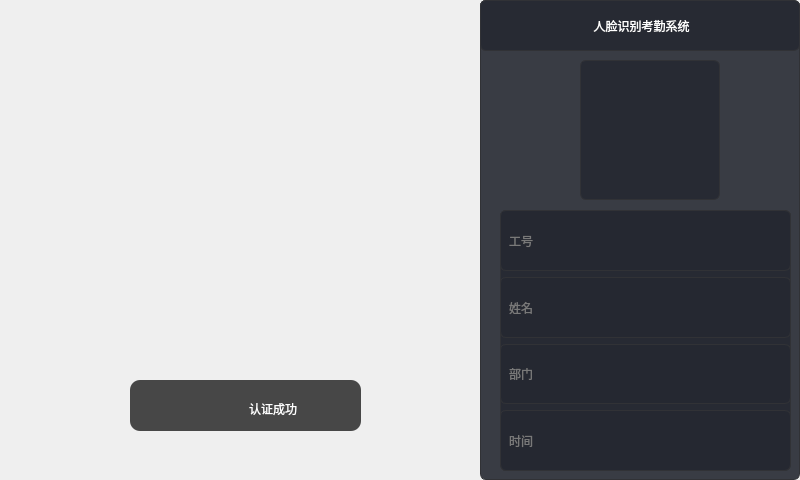
<?xml version="1.0" encoding="UTF-8"?>
<ui version="4.0">
 <class>AttendanceClient</class>
 <widget class="QMainWindow" name="AttendanceClient">
  <property name="geometry">
   <rect>
    <x>0</x>
    <y>0</y>
    <width>800</width>
    <height>480</height>
   </rect>
  </property>
  <property name="maximumSize">
   <size>
    <width>800</width>
    <height>480</height>
   </size>
  </property>
  <property name="windowTitle">
   <string>客户端</string>
  </property>
  <property name="windowIcon">
   <iconset resource="img.qrc">
    <normaloff>:/icon.png</normaloff>:/icon.png</iconset>
  </property>
  <widget class="QWidget" name="centralwidget">
   <widget class="QWidget" name="widget" native="true">
    <property name="geometry">
     <rect>
      <x>0</x>
      <y>0</y>
      <width>480</width>
      <height>480</height>
     </rect>
    </property>
    <property name="styleSheet">
     <string notr="true"/>
    </property>
    <widget class="QWidget" name="widget_2" native="true">
     <property name="geometry">
      <rect>
       <x>130</x>
       <y>380</y>
       <width>231</width>
       <height>51</height>
      </rect>
     </property>
     <property name="styleSheet">
      <string notr="true">QWidget#widget_2
{ 
  border-radius:10;
  
	background-color: rgb(71, 71, 71);
}</string>
     </property>
     <widget class="QWidget" name="layoutWidget">
      <property name="geometry">
       <rect>
        <x>40</x>
        <y>10</y>
        <width>151</width>
        <height>37</height>
       </rect>
      </property>
      <layout class="QHBoxLayout" name="horizontalLayout">
       <item>
        <widget class="QLabel" name="label">
         <property name="styleSheet">
          <string notr="true">border-image: url(:/yes.png);
background:transparent;</string>
         </property>
         <property name="text">
          <string/>
         </property>
        </widget>
       </item>
       <item>
        <widget class="QLabel" name="label_2">
         <property name="styleSheet">
          <string notr="true">font: 25 16pt &quot;微软雅黑&quot;;
background:transparent;
color: rgb(255, 255, 255);
</string>
         </property>
         <property name="text">
          <string>认证成功</string>
         </property>
        </widget>
       </item>
      </layout>
     </widget>
    </widget>
    <widget class="QLabel" name="headpicLb">
     <property name="geometry">
      <rect>
       <x>60</x>
       <y>40</y>
       <width>341</width>
       <height>341</height>
      </rect>
     </property>
     <property name="styleSheet">
      <string notr="true">border-image: url(:/crc.png);
background:transparent</string>
     </property>
     <property name="text">
      <string/>
     </property>
     <property name="alignment">
      <set>Qt::AlignCenter</set>
     </property>
    </widget>
    <widget class="QLabel" name="vedioLb">
     <property name="geometry">
      <rect>
       <x>0</x>
       <y>0</y>
       <width>480</width>
       <height>480</height>
      </rect>
     </property>
     <property name="text">
      <string/>
     </property>
     <property name="alignment">
      <set>Qt::AlignCenter</set>
     </property>
    </widget>
    <zorder>vedioLb</zorder>
    <zorder>headpicLb</zorder>
    <zorder>widget_2</zorder>
   </widget>
   <widget class="QWidget" name="widget_3" native="true">
    <property name="geometry">
     <rect>
      <x>480</x>
      <y>0</y>
      <width>320</width>
      <height>480</height>
     </rect>
    </property>
    <property name="styleSheet">
     <string notr="true">QWidget{
  border:1px solid #313236;
  border-radius:6;
  background-color: rgba(37, 40, 49,0.9);
}
QWidget#titleLb{
	font: 24px &quot;微软雅黑&quot;;
	color: rgb(255, 255, 255);
}
</string>
    </property>
    <widget class="QLabel" name="titleLb">
     <property name="geometry">
      <rect>
       <x>0</x>
       <y>0</y>
       <width>320</width>
       <height>51</height>
      </rect>
     </property>
     <property name="sizePolicy">
      <sizepolicy hsizetype="Expanding" vsizetype="Preferred">
       <horstretch>0</horstretch>
       <verstretch>0</verstretch>
      </sizepolicy>
     </property>
     <property name="text">
      <string> 人脸识别考勤系统</string>
     </property>
     <property name="alignment">
      <set>Qt::AlignCenter</set>
     </property>
    </widget>
    <widget class="QLabel" name="headLb">
     <property name="geometry">
      <rect>
       <x>100</x>
       <y>60</y>
       <width>140</width>
       <height>140</height>
      </rect>
     </property>
     <property name="text">
      <string/>
     </property>
     <property name="alignment">
      <set>Qt::AlignBottom|Qt::AlignHCenter</set>
     </property>
    </widget>
    <widget class="QWidget" name="layoutWidget">
     <property name="geometry">
      <rect>
       <x>20</x>
       <y>210</y>
       <width>291</width>
       <height>261</height>
      </rect>
     </property>
     <layout class="QVBoxLayout" name="verticalLayout">
      <item>
       <widget class="QWidget" name="widget_4" native="true">
        <property name="enabled">
         <bool>false</bool>
        </property>
        <property name="sizePolicy">
         <sizepolicy hsizetype="Preferred" vsizetype="Preferred">
          <horstretch>0</horstretch>
          <verstretch>0</verstretch>
         </sizepolicy>
        </property>
        <property name="styleSheet">
         <string notr="true">QWidget{
  border:1px solid #313236;
  border-radius:6;
  background-color: rgba(37, 40, 49,0.9);
}
QLabel{
  border:none;
  rgb(255, 255, 255)
}</string>
        </property>
        <layout class="QHBoxLayout" name="horizontalLayout_2">
         <item>
          <widget class="QLabel" name="label_5">
           <property name="styleSheet">
            <string notr="true">color: rgb(121, 121, 121);</string>
           </property>
           <property name="text">
            <string>工号</string>
           </property>
           <property name="alignment">
            <set>Qt::AlignCenter</set>
           </property>
          </widget>
         </item>
         <item>
          <spacer name="horizontalSpacer">
           <property name="orientation">
            <enum>Qt::Horizontal</enum>
           </property>
           <property name="sizeType">
            <enum>QSizePolicy::Preferred</enum>
           </property>
           <property name="sizeHint" stdset="0">
            <size>
             <width>10</width>
             <height>20</height>
            </size>
           </property>
          </spacer>
         </item>
         <item>
          <widget class="QLabel" name="worknumLb">
           <property name="sizePolicy">
            <sizepolicy hsizetype="Expanding" vsizetype="Preferred">
             <horstretch>0</horstretch>
             <verstretch>0</verstretch>
            </sizepolicy>
           </property>
           <property name="styleSheet">
            <string notr="true">color: rgb(255, 255, 255);</string>
           </property>
           <property name="text">
            <string/>
           </property>
          </widget>
         </item>
        </layout>
       </widget>
      </item>
      <item>
       <widget class="QWidget" name="widget_5" native="true">
        <property name="sizePolicy">
         <sizepolicy hsizetype="Preferred" vsizetype="Preferred">
          <horstretch>0</horstretch>
          <verstretch>0</verstretch>
         </sizepolicy>
        </property>
        <property name="styleSheet">
         <string notr="true">QWidget{
  border:1px solid #313236;
  border-radius:6;
  background-color: rgba(37, 40, 49,0.9);
}
QLabel{
  border:none;
  rgb(255, 255, 255)
}</string>
        </property>
        <layout class="QHBoxLayout" name="horizontalLayout_3">
         <item>
          <widget class="QLabel" name="label_7">
           <property name="styleSheet">
            <string notr="true">color: rgb(121, 121, 121);</string>
           </property>
           <property name="text">
            <string>姓名</string>
           </property>
           <property name="alignment">
            <set>Qt::AlignCenter</set>
           </property>
          </widget>
         </item>
         <item>
          <spacer name="horizontalSpacer_2">
           <property name="orientation">
            <enum>Qt::Horizontal</enum>
           </property>
           <property name="sizeType">
            <enum>QSizePolicy::Preferred</enum>
           </property>
           <property name="sizeHint" stdset="0">
            <size>
             <width>10</width>
             <height>20</height>
            </size>
           </property>
          </spacer>
         </item>
         <item>
          <widget class="QLabel" name="nameLb">
           <property name="enabled">
            <bool>false</bool>
           </property>
           <property name="sizePolicy">
            <sizepolicy hsizetype="Expanding" vsizetype="Preferred">
             <horstretch>0</horstretch>
             <verstretch>0</verstretch>
            </sizepolicy>
           </property>
           <property name="styleSheet">
            <string notr="true">color: rgb(255, 255, 255);</string>
           </property>
           <property name="text">
            <string/>
           </property>
          </widget>
         </item>
        </layout>
       </widget>
      </item>
      <item>
       <widget class="QWidget" name="widget_6" native="true">
        <property name="sizePolicy">
         <sizepolicy hsizetype="Preferred" vsizetype="Preferred">
          <horstretch>0</horstretch>
          <verstretch>0</verstretch>
         </sizepolicy>
        </property>
        <property name="styleSheet">
         <string notr="true">QWidget{
  border:1px solid #313236;
  border-radius:6;
  background-color: rgba(37, 40, 49,0.9);
}
QLabel{
  border:none;
  rgb(255, 255, 255)
}</string>
        </property>
        <layout class="QHBoxLayout" name="horizontalLayout_4">
         <item>
          <widget class="QLabel" name="label_9">
           <property name="styleSheet">
            <string notr="true">color: rgb(121, 121, 121);</string>
           </property>
           <property name="text">
            <string>部门</string>
           </property>
           <property name="alignment">
            <set>Qt::AlignCenter</set>
           </property>
          </widget>
         </item>
         <item>
          <spacer name="horizontalSpacer_3">
           <property name="orientation">
            <enum>Qt::Horizontal</enum>
           </property>
           <property name="sizeType">
            <enum>QSizePolicy::Preferred</enum>
           </property>
           <property name="sizeHint" stdset="0">
            <size>
             <width>10</width>
             <height>20</height>
            </size>
           </property>
          </spacer>
         </item>
         <item>
          <widget class="QLabel" name="departLb">
           <property name="enabled">
            <bool>false</bool>
           </property>
           <property name="sizePolicy">
            <sizepolicy hsizetype="Expanding" vsizetype="Preferred">
             <horstretch>0</horstretch>
             <verstretch>0</verstretch>
            </sizepolicy>
           </property>
           <property name="styleSheet">
            <string notr="true">color: rgb(255, 255, 255);</string>
           </property>
           <property name="text">
            <string/>
           </property>
          </widget>
         </item>
        </layout>
       </widget>
      </item>
      <item>
       <widget class="QWidget" name="widget_7" native="true">
        <property name="sizePolicy">
         <sizepolicy hsizetype="Preferred" vsizetype="Preferred">
          <horstretch>0</horstretch>
          <verstretch>0</verstretch>
         </sizepolicy>
        </property>
        <property name="styleSheet">
         <string notr="true">QWidget{
  border:1px solid #313236;
  border-radius:6;
  background-color: rgba(37, 40, 49,0.9);
}
QLabel{
  border:none;
  rgb(255, 255, 255)
}</string>
        </property>
        <layout class="QHBoxLayout" name="horizontalLayout_5">
         <item>
          <widget class="QLabel" name="label_11">
           <property name="styleSheet">
            <string notr="true">color: rgb(121, 121, 121);</string>
           </property>
           <property name="text">
            <string>时间</string>
           </property>
           <property name="alignment">
            <set>Qt::AlignCenter</set>
           </property>
          </widget>
         </item>
         <item>
          <spacer name="horizontalSpacer_4">
           <property name="orientation">
            <enum>Qt::Horizontal</enum>
           </property>
           <property name="sizeType">
            <enum>QSizePolicy::Preferred</enum>
           </property>
           <property name="sizeHint" stdset="0">
            <size>
             <width>10</width>
             <height>20</height>
            </size>
           </property>
          </spacer>
         </item>
         <item>
          <widget class="QLabel" name="timeLb">
           <property name="enabled">
            <bool>false</bool>
           </property>
           <property name="sizePolicy">
            <sizepolicy hsizetype="Expanding" vsizetype="Preferred">
             <horstretch>0</horstretch>
             <verstretch>0</verstretch>
            </sizepolicy>
           </property>
           <property name="styleSheet">
            <string notr="true">color: rgb(255, 255, 255);</string>
           </property>
           <property name="text">
            <string/>
           </property>
          </widget>
         </item>
        </layout>
       </widget>
      </item>
     </layout>
    </widget>
    <zorder>titleLb</zorder>
    <zorder>layoutWidget</zorder>
    <zorder>headLb</zorder>
   </widget>
  </widget>
 </widget>
 <resources>
  <include location="img.qrc"/>
 </resources>
 <connections/>
</ui>
